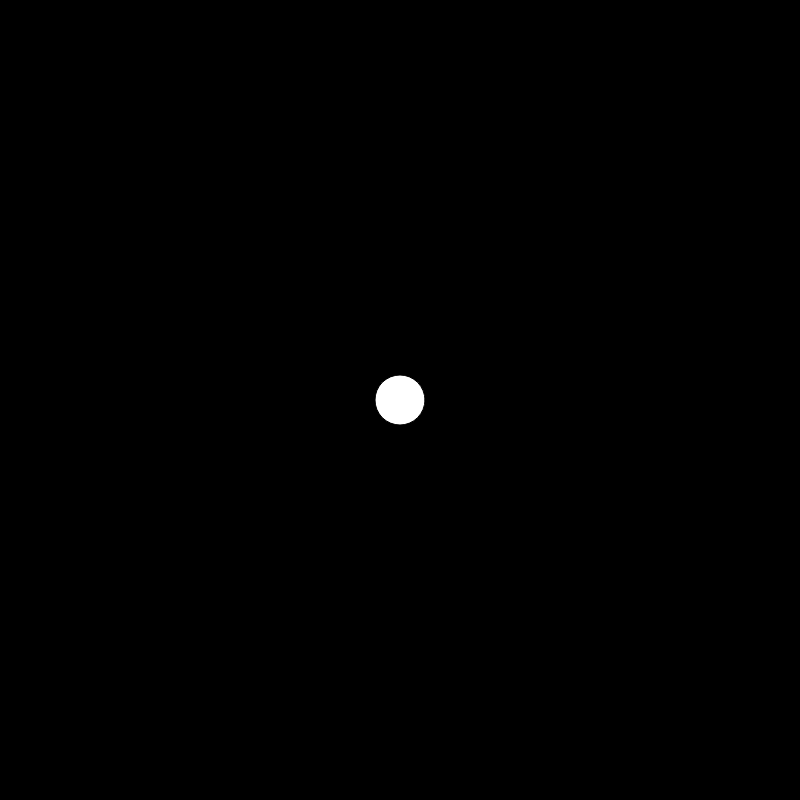
Frame 1 (no input)
Frame 60 (no input): identical to frame 1, image omitted
Frame 120 (the mouse pressed at the canvas centre since frame 60): identical to frame 1, image omitted

The p5.js sketch that drew this single still picture (run headless with seeded random() and noise() and a simulated clock; from frame 60 on, the mouse is pressed at the canvas centre):

// p5.js sketch
// ── sketch.js
function setup() {
    createCanvas(800, 800);
}

function draw() {
    background(0);
    ellipse(width/2, height/2, 50, 50);
}
